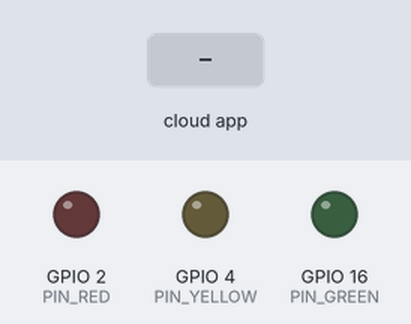
The sketch below on a simulated ESP32. Shown: output pins drawn as LEDs (lit = HIGH). Inputs (shaded band) come from the test bench. WiFi joins after 1.5 s; servers stay silent unless stated; the Firebase database answers and starts empty; what the sketch prints to the serial monitor is not drawn.

Above: at 6.5 s.
6.6 s: the phone or cloud app sets signal to red
At 7.5 s:
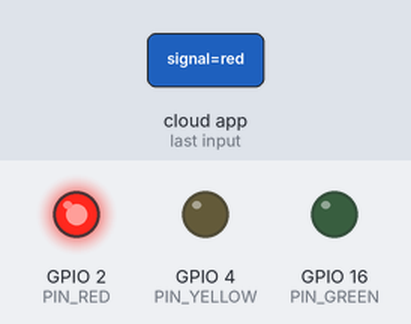
10.6 s: the phone or cloud app sets signal to yellow
At 11.4 s:
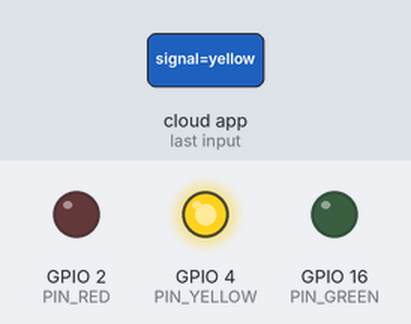
14.9 s: the phone or cloud app sets signal to green
At 15.7 s:
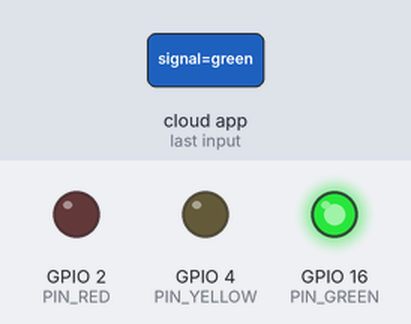
Timing chart, 0 to 17.4 s (numbered marks = the images above; inputs shaded):
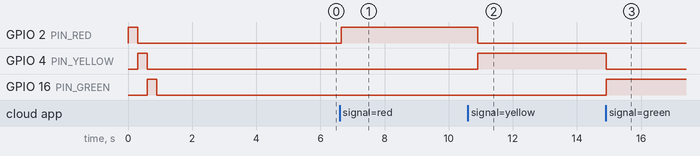

The sketch:

traffic_light_esp32.ino
```cpp
// ================================================================
// ESP32 Traffic Light → Firebase Realtime Database
//
// UPDATED: Dashboard now owns the auto-cycle. ESP32 is a pure
// signal follower — it reads /trafficLight/signal and lights the
// correct LED regardless of mode. No internal timer loop.
//
// Sequence (driven by dashboard):
//   GREEN (configurable) → YELLOW (5 s fixed) → RED (configurable)
//   → GREEN  (yellow is skipped after red)
//
// Required Library (install via Arduino Library Manager):
//   Firebase ESP32 Client  →  by Mobizt
// ================================================================
#include <WiFi.h>
#include <FirebaseESP32.h>

// ----------------------------------------------------------------
// Pin Definitions
// ----------------------------------------------------------------
#define PIN_RED    2    // D2  → RED LED
#define PIN_YELLOW 4    // D4  → YELLOW LED
#define PIN_GREEN  16   // D16 → GREEN LED

// ----------------------------------------------------------------
// WiFi & Firebase credentials
// ----------------------------------------------------------------
#define WIFI_SSID     "iPhone"
#define WIFI_PASSWORD "heytonixx"

#define FIREBASE_HOST "traffic-light-esp32.firebaseapp.com"
#define FIREBASE_AUTH "AIzaSyCjNL9JvwRLOZy4oE9fWuMCZODr6rZTpgM"

// Poll Firebase this often (ms).
// Kept short so LEDs react quickly to dashboard changes.
#define POLL_INTERVAL 500

// ----------------------------------------------------------------
FirebaseData   fbData;
FirebaseAuth   fbAuth;
FirebaseConfig fbConfig;

// ----------------------------------------------------------------
// State
// ----------------------------------------------------------------
String currentSignal = "";   // last applied signal — "" forces first apply
String currentMode   = "";   // "auto" | "manual"

// ----------------------------------------------------------------
// Apply signal to LEDs — only writes pins when signal actually
// changes so we don't spam digitalWrite on every poll tick.
// ----------------------------------------------------------------
void applySignal(const String& signal) {
  if (signal == currentSignal) return;   // nothing changed
  currentSignal = signal;

  digitalWrite(PIN_RED,    signal == "red"    ? HIGH : LOW);
  digitalWrite(PIN_YELLOW, signal == "yellow" ? HIGH : LOW);
  digitalWrite(PIN_GREEN,  signal == "green"  ? HIGH : LOW);

  Serial.println("[LED] Signal applied → " + signal);
}

// ================================================================
void setup() {
  Serial.begin(115200);

  pinMode(PIN_RED,    OUTPUT);
  pinMode(PIN_YELLOW, OUTPUT);
  pinMode(PIN_GREEN,  OUTPUT);

  // Boot blink test — verifies all three LEDs are wired correctly
  Serial.println("Boot LED test...");
  digitalWrite(PIN_RED,    HIGH); delay(300); digitalWrite(PIN_RED,    LOW);
  digitalWrite(PIN_YELLOW, HIGH); delay(300); digitalWrite(PIN_YELLOW, LOW);
  digitalWrite(PIN_GREEN,  HIGH); delay(300); digitalWrite(PIN_GREEN,  LOW);

  // ── Connect WiFi ─────────────────────────────────────────────
  Serial.print("Connecting to WiFi");
  WiFi.begin(WIFI_SSID, WIFI_PASSWORD);
  while (WiFi.status() != WL_CONNECTED) {
    delay(500);
    Serial.print(".");
  }
  Serial.println("\nWiFi connected! IP: " + WiFi.localIP().toString());

  // ── Connect Firebase ─────────────────────────────────────────
  fbConfig.host = FIREBASE_HOST;
  fbConfig.signer.tokens.legacy_token = FIREBASE_AUTH;
  Firebase.begin(&fbConfig, &fbAuth);
  Firebase.reconnectWiFi(true);
  Serial.println("Firebase connected!");

  // ── Announce online ──────────────────────────────────────────
  Firebase.setBool  (fbData, "/trafficLight/esp32Online", true);
  Firebase.setString(fbData, "/trafficLight/ip",          WiFi.localIP().toString());
  Firebase.setInt   (fbData, "/trafficLight/uptime",      0);

  // NOTE: We do NOT write signal/mode/durations here anymore.
  // The dashboard is the authority — let it keep whatever values
  // it already has in Firebase. We just read and follow.

  Serial.println("ESP32 ready — following dashboard signal.");
}

// ================================================================
void loop() {

  // ── Poll Firebase for current signal ─────────────────────────
  static unsigned long lastPoll = 0;
  if (millis() - lastPoll >= POLL_INTERVAL) {
    lastPoll = millis();

    // Read mode (for logging only — we apply signal in BOTH modes)
    if (Firebase.getString(fbData, "/trafficLight/mode")) {
      currentMode = fbData.stringData();
    }

    // Always read and apply signal regardless of mode.
    // In AUTO mode  → dashboard writes signal on its timer cycle.
    // In MANUAL mode → dashboard writes signal on button press.
    // ESP32 just follows in both cases.
    if (Firebase.getString(fbData, "/trafficLight/signal")) {
      String demanded = fbData.stringData();
      if (demanded.length() > 0) {
        applySignal(demanded);   // no-op if unchanged
      }
    }

    // Log poll status
    if (fbData.httpCode() == 200) {
      Serial.println("Poll OK | mode=" + currentMode + " | signal=" + currentSignal);
    } else {
      Serial.println("Poll ERR: " + fbData.errorReason());
    }
  }

  // ── Heartbeat every 10 s ─────────────────────────────────────
  // Writes uptime, online flag, and IP so dashboard can display them.
  static unsigned long lastHeartbeat = 0;
  if (millis() - lastHeartbeat >= 10000) {
    lastHeartbeat = millis();
    Firebase.setInt   (fbData, "/trafficLight/uptime",      (int)(millis() / 1000));
    Firebase.setBool  (fbData, "/trafficLight/esp32Online", true);
    Firebase.setString(fbData, "/trafficLight/ip",          WiFi.localIP().toString());
    Serial.println("[HB] uptime=" + String((int)(millis() / 1000)) + "s");
  }

  // ── WiFi watchdog ────────────────────────────────────────────
  if (WiFi.status() != WL_CONNECTED) {
    Serial.println("[WiFi] Lost — reconnecting...");
    WiFi.reconnect();
    delay(3000);
  }
}
```

Measured:
- after the input at 6.6 s, GPIO 2 (PIN_RED): LOW → HIGH after 0.05 s
- after the input at 10.6 s, GPIO 2 (PIN_RED): HIGH → LOW after 0.31 s; GPIO 4 (PIN_YELLOW): LOW → HIGH after 0.31 s
- after the input at 14.9 s, GPIO 4 (PIN_YELLOW): HIGH → LOW at once; GPIO 16 (PIN_GREEN): LOW → HIGH at once
